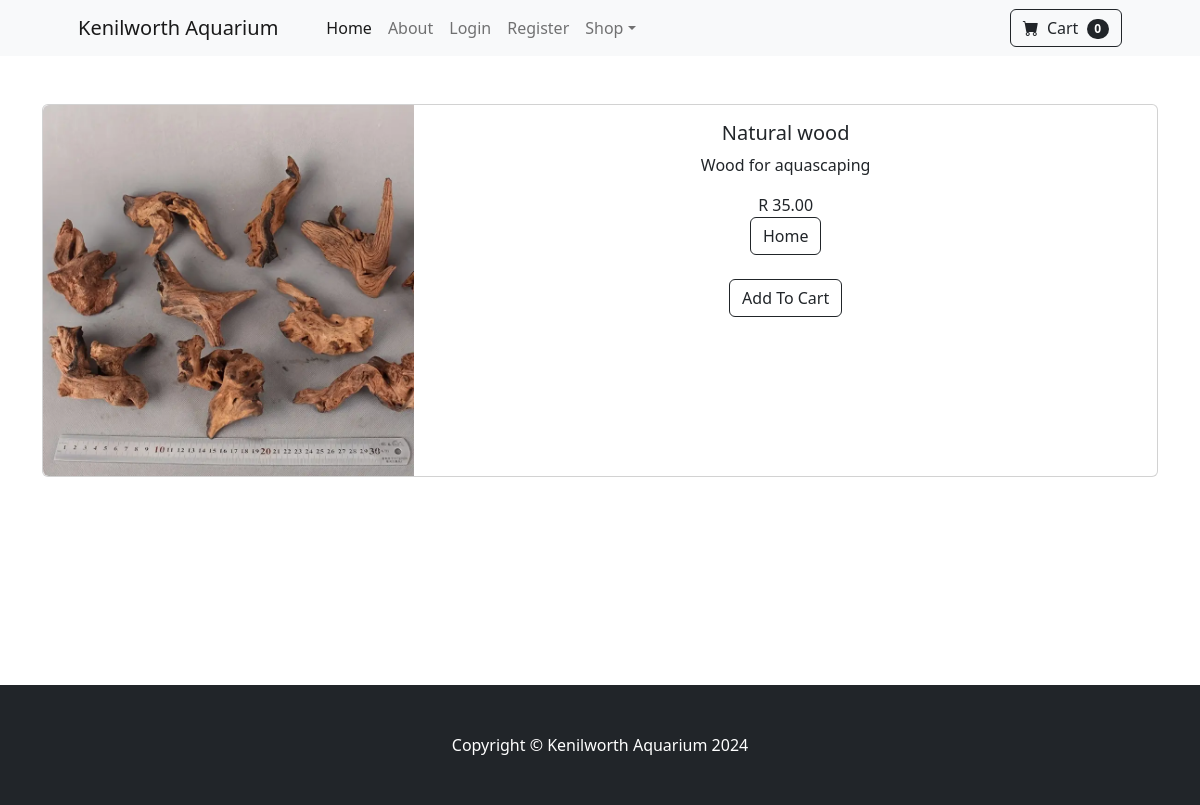
Page /product/9 on the committed database.
### store/models.py (models this page shows, shortened)
class Product(models.Model):
    name = models.CharField(max_length=50)
    price = models.DecimalField(default=0, decimal_places=2, max_digits=6)
    catergory = models.ForeignKey(Category, on_delete=models.CASCADE, default=1)
    description = models.CharField(max_length=250, default='',blank=True)
    image = models.ImageField(upload_to='uploads/product/')
    is_sale = models.BooleanField(default=False)
    sale_price = models.DecimalField(default=0, decimal_places=2, max_digits=6)

### store/views.py (the view)
# urls.py: path('product/<int:pk>', views.product, name = 'product'),
def product(request, pk):
    product = Product.objects.get(id=pk)
    return render(request, 'product.html', {'product': product})

### cart/context_processors.py (called while the page is built)
def cart(requets):
    return {'cart': Cart(requets)}

### store/templates/product.html (shortened to what this page needs)
{% extends 'base.html' %}
{% block content %}
<br/><br/>
<div class="container">
<div class="card mb-3">
    <div class="row g-0">
      <div class="col-md-4">
        <img src="{{ product.image.url }}" class="img-fluid rounded-start" alt="...">
      </div>
      <div class="col-md-8">
        <div class="text-center">
        <div class="card-body">
          <h5 class="card-title">{{ product.name }}</h5>
          <p class="card-text">{{ product.description }}</p>
        </div>
{% if product.is_sale %}
<div class="card-body p-4">
    <div class="text-center">
        <span class="text-muted text-decoration-line-through">R {{ product.price }}</span>
        {{ product.sale_price }}
    </div>
</div>
{% else %}
R {{ product.price }}
{% endif %}
<div class="card-footer p-4 pt-0 border-top-0 bg-transparent">
    <div class="text-center"><a class="btn btn-outline-dark mt-auto" href="{% url 'home' %}">Home</a>
      </div><br>
      <button class="btn btn-outline-dark mt-auto" type="button" value="{{ product.id }}"  id="add-cart">Add To Cart</button>
    </div>
</div>
        </div>
      </div>
    </div>
  </div>
<br/><br/><br/><br/><br/><br/><br/><br/>
{% endblock %}

### rows in the picture
Product: image (picture), name "Natural wood", description "Wood for aquascaping", price "35.00"
